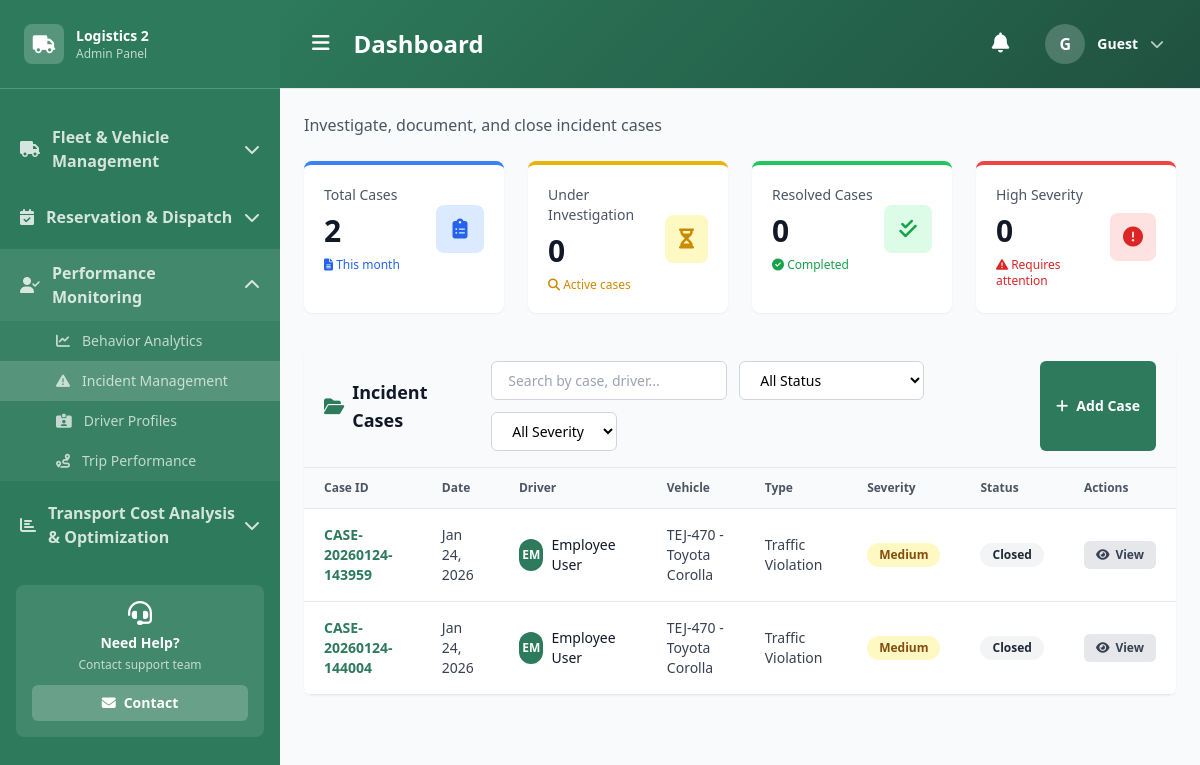
Before: /ADMIN/module_3/incident-management.php with the older database file.
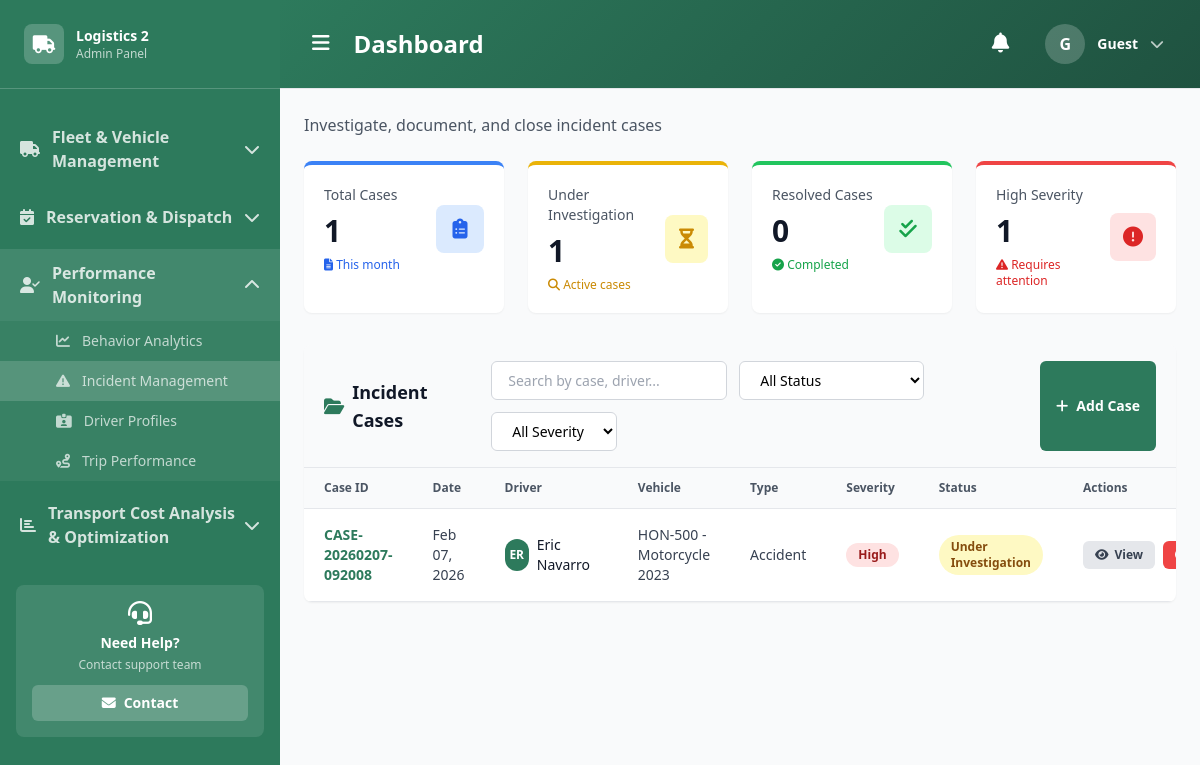
After: the same page with the newer database file.
### tables this page shows
CREATE TABLE `incident_cases` (
  `id` int(11) NOT NULL,
  `case_number` varchar(50) NOT NULL,
  `driver_id` int(11) NOT NULL,
  `vehicle_id` int(11) DEFAULT NULL,
  `type` varchar(100) DEFAULT NULL,
  `severity` enum('Low','Medium','High') DEFAULT 'Low',
  `date` datetime DEFAULT NULL,
  `reported_by` varchar(100) DEFAULT NULL,
  `location` varchar(255) DEFAULT NULL,
  `description` text DEFAULT NULL,
  `status` enum('Under Investigation','Pending Review','Resolved','Closed') DEFAULT 'Under Investigation',
  `resolution_notes` text DEFAULT NULL
);

### ADMIN/includes/functions.php (called while the page is built, shortened)
<?php
$conn = new mysqli('localhost', 'root', '', 'logistics2');
function getIncidentCases() {
    global $conn;
    $sql = "
        SELECT
            ic.id,
            ic.case_number,
            ic.type,
            ic.severity,
            ic.date,
            ic.location,
            ic.status,
            ic.reported_by,
            CONCAT(full_name) AS driver,
            IFNULL(CONCAT(v.plate, ' - ', v.model), 'N/A') AS vehicle
        FROM incident_cases ic
        JOIN users u ON ic.driver_id = u.user_id
        LEFT JOIN vehicles v ON ic.vehicle_id = v.id
        ORDER BY ic.date DESC
    ";
    $result = $conn->query($sql);
    return $result->fetch_all(MYSQLI_ASSOC);
}
?>

### ADMIN/module_3/incident-management.php (the view, shortened to what the changed rows need)
<?php
include '../includes/functions.php';
$incidents = getIncidentCases() ?? [];
?>
<!DOCTYPE html>
<html lang="en">
<head>
    <script src="https://cdn.tailwindcss.com"></script>
    <link rel="stylesheet" href="https://cdnjs.cloudflare.com/ajax/libs/font-awesome/6.4.0/css/all.min.css">
</head>
<body class="bg-gray-50 font-sans">
    <?php include '../includes/sidebar.php'; ?>
    <div class="ml-0 md:ml-[280px] min-h-screen transition-all duration-300">
        <?php include '../includes/header.php'; ?>
        <main class="p-6">
            <div class="grid grid-cols-1 md:grid-cols-2 lg:grid-cols-4 gap-6 mb-8">
                <div class="bg-white rounded-lg p-5 shadow-sm border-t-4 border-blue-500">
                    <div class="flex items-center justify-between">
                        <div>
                            <div class="text-gray-600 text-sm font-medium">Total Cases</div>
                            <div class="text-3xl font-bold text-gray-900 my-2"><?php echo count($incidents); ?></div>
                            <div class="text-xs font-medium text-blue-600">
                                <i class="fas fa-file-alt"></i> This month
                            </div>
                        </div>
                    </div>
                </div>
                <div class="bg-white rounded-lg p-5 shadow-sm border-t-4 border-yellow-500">
                    <div class="flex items-center justify-between">
                        <div>
                            <div class="text-gray-600 text-sm font-medium">Under Investigation</div>
                            <div class="text-3xl font-bold text-gray-900 my-2"><?php echo count(array_filter($incidents, fn($i) => $i['status'] === 'Under Investigation')); ?></div>
                            <div class="text-xs font-medium text-yellow-600">
                                <i class="fas fa-search"></i> Active cases
                            </div>
                        </div>
                    </div>
                </div>
                <div class="bg-white rounded-lg p-5 shadow-sm border-t-4 border-green-500">
                    <div class="flex items-center justify-between">
                        <div>
                            <div class="text-gray-600 text-sm font-medium">Resolved Cases</div>
                            <div class="text-3xl font-bold text-gray-900 my-2"><?php echo count(array_filter($incidents, fn($i) => $i['status'] === 'Resolved')); ?></div>
                            <div class="text-xs font-medium text-green-600">
                                <i class="fas fa-check-circle"></i> Completed
                            </div>
                        </div>
                    </div>
                </div>
                <div class="bg-white rounded-lg p-5 shadow-sm border-t-4 border-red-500">
                    <div class="flex items-center justify-between">
                        <div>
                            <div class="text-gray-600 text-sm font-medium">High Severity</div>
                            <div class="text-3xl font-bold text-gray-900 my-2"><?php echo count(array_filter($incidents, fn($i) => $i['severity'] === 'High')); ?></div>
                            <div class="text-xs font-medium text-red-600">
                                <i class="fas fa-exclamation-triangle"></i> Requires attention
                            </div>
                        </div>
                    </div>
                </div>
            </div>
            <div class="bg-white rounded-lg shadow-sm overflow-hidden">
                <div class="bg-gray-50 border-b border-gray-200 px-5 py-4">
                    <div class="flex flex-col md:flex-row md:items-center md:justify-between gap-4">
                        <h2 class="text-lg font-bold text-gray-900 flex items-center gap-2">
                            <i class="fas fa-folder-open text-primary-green"></i>
                            Incident Cases
                        </h2>
                    </div>
                </div>
                <div class="overflow-x-auto">
                    <table class="w-full border-collapse" id="incidentTable">
                        <thead>
                            <tr class="bg-gray-50 border-b border-gray-200">
                                <th class="px-5 py-3 text-left text-xs font-semibold text-gray-600">Case ID</th>
                                <th class="px-5 py-3 text-left text-xs font-semibold text-gray-600">Date</th>
                                <th class="px-5 py-3 text-left text-xs font-semibold text-gray-600">Driver</th>
                                <th class="px-5 py-3 text-left text-xs font-semibold text-gray-600">Vehicle</th>
                                <th class="px-5 py-3 text-left text-xs font-semibold text-gray-600">Type</th>
                                <th class="px-5 py-3 text-left text-xs font-semibold text-gray-600">Severity</th>
                                <th class="px-5 py-3 text-left text-xs font-semibold text-gray-600">Status</th>
                                <th class="px-5 py-3 text-left text-xs font-semibold text-gray-600">Actions</th>
                            </tr>
                        </thead>
                        <tbody id="tableBody">
                            <?php foreach ($incidents as $incident):
                                $severityColors = [
                                    'High' => 'bg-red-100 text-red-800',
                                    'Medium' => 'bg-yellow-100 text-yellow-800',
                                    'Low' => 'bg-blue-100 text-blue-800'
                                ];
                                $statusColors = [
                                    'Under Investigation' => 'bg-yellow-100 text-yellow-800',
                                    'Pending Review' => 'bg-blue-100 text-blue-800',
                                    'Resolved' => 'bg-green-100 text-green-800',
                                    'Closed' => 'bg-gray-100 text-gray-800'
                                ];
                            ?>
                            <tr class="border-b border-gray-200 hover:bg-gray-50 transition-colors">
                                <td class="px-5 py-4 text-sm font-semibold text-primary-green"><?php echo $incident['case_number']; ?></td>
                                <td class="px-5 py-4 text-sm text-gray-700"><?php echo date('M d, Y', strtotime($incident['date'])); ?></td>
                                <td class="px-5 py-4 text-sm">
                                    <div class="flex items-center gap-2">
                                        <div class="w-8 h-8 bg-primary-green rounded-full flex items-center justify-center text-white text-xs font-bold">
                                            <?php echo strtoupper(substr($incident['driver'], 0, 2)); ?>
                                        </div>
                                        <span class="text-gray-900"><?php echo $incident['driver']; ?></span>
                                    </div>
                                </td>
                                <td class="px-5 py-4 text-sm text-gray-700"><?php echo $incident['vehicle']; ?></td>
                                <td class="px-5 py-4 text-sm text-gray-700"><?php echo $incident['type']; ?></td>
                                <td class="px-5 py-4 text-sm">
                                    <span class="inline-block px-3 py-1 rounded-full text-xs font-semibold <?php echo $severityColors[$incident['severity']]; ?>">
                                        <?php echo $incident['severity']; ?>
                                    </span>
                                </td>
                                <td class="px-5 py-4 text-sm">
                                    <span class="inline-block px-3 py-1 rounded-full text-xs font-semibold <?php echo $statusColors[$incident['status']]; ?>">
                                        <?php echo $incident['status']; ?>
                                    </span>
                                </td>
                                <td class="px-5 py-4 text-sm">
                                    <div class="flex gap-2">
                                        <button class="px-3 py-1.5 bg-gray-200 text-gray-700 rounded-md text-xs font-semibold hover:bg-gray-300 transition-all inline-flex items-center gap-1.5" onclick='viewCaseDetails(<?php echo json_encode($incident); ?>)'>
                                            <i class="fas fa-eye"></i> View
                                        </button>
                                        <?php if ($incident['status'] !== 'Closed'): ?>
                                            <button class="px-3 py-1.5 bg-red-500 text-white rounded-md text-xs font-semibold hover:bg-red-600 transition-all inline-flex items-center gap-1.5" onclick="closeCase(<?php echo $incident['id']; ?>, '<?php echo $incident['case_number']; ?>')">
                                            </button>
                                        <?php endif; ?>
                                    </div>
                                </td>
                            </tr>
                            <?php endforeach; ?>
                        </tbody>
                    </table>
                </div>
            </div>
        </main>
    </div>
</body>
</html>

Changed rows visible on the page:
no longer on this page (row edited): incident_cases: case_number "CASE-20260124-143959", date "Jan 24, 2026", driver "EM", driver "Employee User", vehicle "TEJ-470 - Toyota Corolla", type "Traffic Violation", severity "Medium", status "Closed"
no longer on this page (row edited): incident_cases: case_number "CASE-20260124-144004", date "Jan 24, 2026", driver "EM", driver "Employee User", vehicle "TEJ-470 - Toyota Corolla", type "Traffic Violation", severity "Medium", status "Closed"
added incident_cases: status "1", status "0", severity "1", case_number "CASE-20260207-092008", date "Feb 07, 2026", driver "ER", driver "Eric Navarro", vehicle "HON-500 - Motorcycle 2023", type "Accident", severity "High", status "Under Investigation"
Other visible differences:
count($incidents): "2" → "1"
count(array_filter($incidents, fn($i) => $i['status'] === 'Resolved')): "0" → (not shown)
count(array_filter($incidents, fn($i) => $i['severity'] === 'High')): "0" → (not shown)
text no longer shown: "0"
